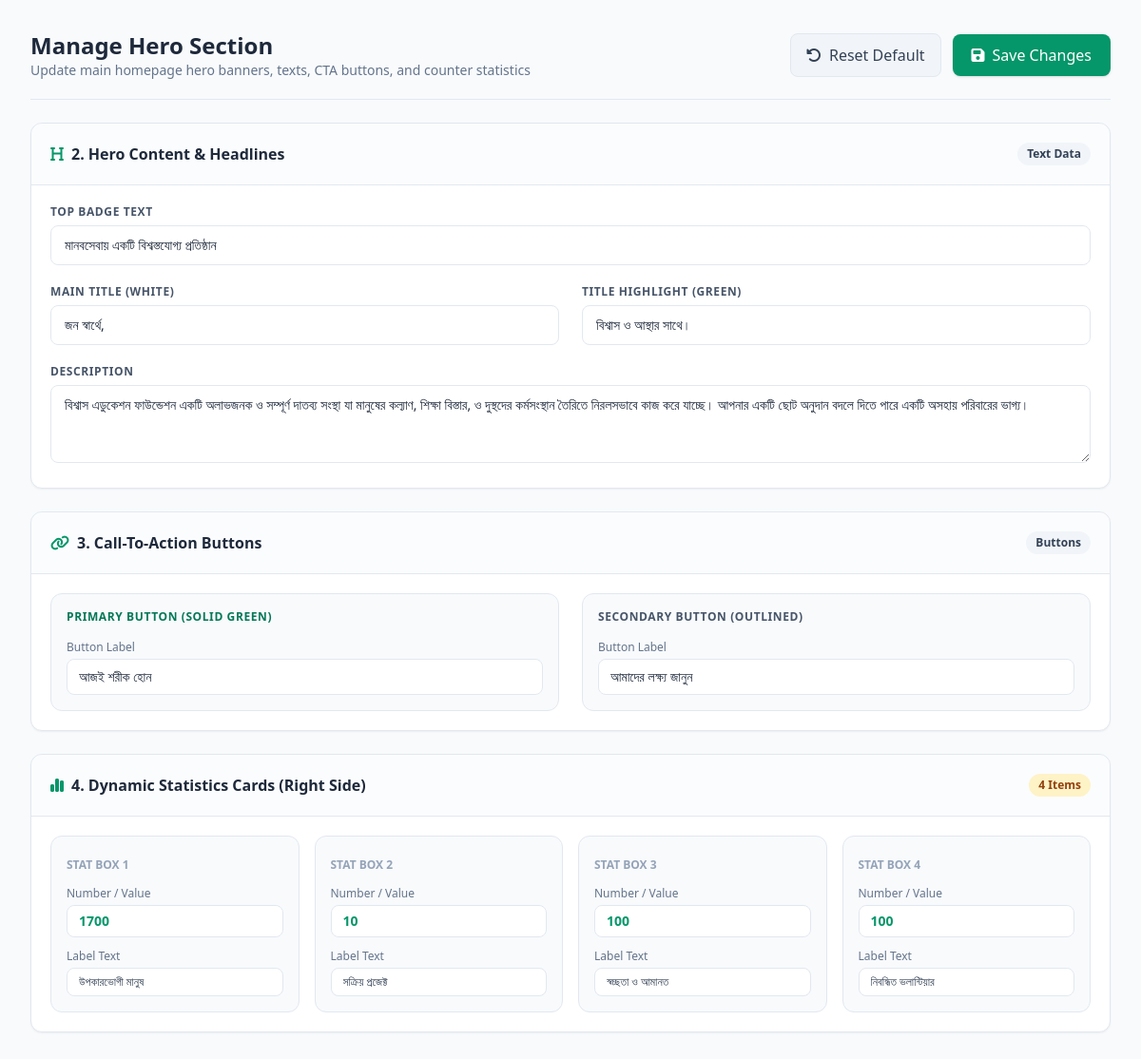
Page /admin/pages/hero_section.php on the committed database.
### tables this page shows
CREATE TABLE `hero_settings` (
  `id` int(11) NOT NULL,
  `badge_text` varchar(255) DEFAULT 'মানবসেবায় একটি বিশ্বস্তযোগ্য প্রতিষ্ঠান',
  `heading_title` varchar(255) DEFAULT 'জন স্বার্থে,',
  `heading_highlight` varchar(255) DEFAULT 'বিশ্বাস ও আস্থার সাথে।',
  `description` text DEFAULT NULL,
  `cta_primary_text` varchar(100) DEFAULT 'আজই শরীক হোন',
  `cta_secondary_text` varchar(100) DEFAULT 'আমাদের লক্ষ্য জানুন',
  `stat_1_number` varchar(50) DEFAULT '১৭০০+',
  `stat_1_label` varchar(100) DEFAULT 'উপকারভোগী মানুষ',
  `stat_2_number` varchar(50) DEFAULT '১০+',
  `stat_2_label` varchar(100) DEFAULT 'সক্রিয় প্রজেক্ট',
  `stat_3_number` varchar(50) DEFAULT '১০০%',
  `stat_3_label` varchar(100) DEFAULT 'স্বচ্ছতা ও আমানত',
  `stat_4_number` varchar(50) DEFAULT '১০০+',
  `stat_4_label` varchar(100) DEFAULT 'নিবন্ধিত ভলান্টিয়ার',
  `updated_at` timestamp NOT NULL DEFAULT current_timestamp() ON UPDATE current_timestamp()
);

### admin/pages/hero_section.php (the view, shortened to what this page needs)
<?php
include '../database/db.php';
mysqli_set_charset($db, "utf8mb4");
$result = mysqli_query($db, "SELECT * FROM hero_settings WHERE id = 1");
$hero = mysqli_fetch_assoc($result);
?>
<!DOCTYPE html>
<html lang="bn">
<head>
    <script src="https://cdn.tailwindcss.com"></script>
    <link rel="stylesheet" href="https://cdnjs.cloudflare.com/ajax/libs/font-awesome/6.4.0/css/all.min.css">
</head>
<body class="bg-slate-50 text-slate-800">
<div class="p-4 sm:p-6 lg:p-8 max-w-7xl mx-auto">
  <div class="mb-6 flex flex-col sm:flex-row sm:items-center sm:justify-between gap-4 border-b border-slate-200 pb-5">
    <div>
      <h2 class="text-2xl font-bold text-slate-800">Manage Hero Section</h2>
      <p class="text-sm text-slate-500">Update main homepage hero banners, texts, CTA buttons, and counter statistics</p>
    </div>
    <div class="flex items-center gap-3">
      <button type="submit" form="heroForm" name="action_reset" value="1" onclick="return confirm('Are you sure you want to reset all information to default?');" class="w-full sm:w-auto inline-flex items-center justify-center gap-2 bg-slate-100 hover:bg-slate-200 text-slate-700 font-medium px-4 py-2.5 rounded-lg border border-slate-200 transition-all cursor-pointer">
        <i class="fa-solid fa-rotate-left"></i>
        Reset Default
      </button>
      <button type="submit" form="heroForm" name="action_save" value="1" class="w-full sm:w-auto inline-flex items-center justify-center gap-2 bg-emerald-600 hover:bg-emerald-700 text-white font-medium px-5 py-2.5 rounded-lg shadow transition-all cursor-pointer">
        <i class="fa-solid fa-floppy-disk"></i>
        Save Changes
      </button>
    </div>
  </div>
  <form id="heroForm" action="" method="POST" class="space-y-6">
    <div class="bg-white rounded-xl border border-slate-200 shadow-sm overflow-hidden">
      <div class="p-5 border-b border-slate-200 bg-slate-50/50 flex items-center justify-between">
        <h3 class="font-bold text-slate-800 flex items-center gap-2">
          <i class="fa-solid fa-heading text-emerald-600"></i>
          2. Hero Content & Headlines
        </h3>
        <span class="text-xs bg-slate-100 text-slate-700 font-semibold px-2.5 py-1 rounded-full">Text Data</span>
      </div>
      <div class="p-5 space-y-5">
        <div>
          <label class="block text-xs font-semibold text-slate-600 uppercase tracking-wider mb-1.5">Top Badge Text</label>
          <input type="text" name="badge_text" value="<?php echo htmlspecialchars($hero['badge_text']); ?>" class="w-full text-sm bg-white border border-slate-200 rounded-lg px-3.5 py-2.5 text-slate-800 focus:outline-none focus:ring-2 focus:ring-emerald-500 focus:border-emerald-500">
        </div>
        <div class="grid grid-cols-1 md:grid-cols-2 gap-6">
          <div>
            <label class="block text-xs font-semibold text-slate-600 uppercase tracking-wider mb-1.5">Main Title (White)</label>
            <input type="text" name="heading_title" value="<?php echo htmlspecialchars($hero['heading_title']); ?>" class="w-full text-sm bg-white border border-slate-200 rounded-lg px-3.5 py-2.5 text-slate-800 focus:outline-none focus:ring-2 focus:ring-emerald-500 focus:border-emerald-500">
          </div>
          <div>
            <label class="block text-xs font-semibold text-slate-600 uppercase tracking-wider mb-1.5">Title Highlight (Green)</label>
            <input type="text" name="heading_highlight" value="<?php echo htmlspecialchars($hero['heading_highlight']); ?>" class="w-full text-sm bg-white border border-slate-200 rounded-lg px-3.5 py-2.5 text-slate-800 focus:outline-none focus:ring-2 focus:ring-emerald-500 focus:border-emerald-500">
          </div>
        </div>
        <div>
          <label class="block text-xs font-semibold text-slate-600 uppercase tracking-wider mb-1.5">Description</label>
          <textarea name="description" rows="3" class="w-full text-sm bg-white border border-slate-200 rounded-lg px-3.5 py-2.5 text-slate-800 focus:outline-none focus:ring-2 focus:ring-emerald-500 focus:border-emerald-500"><?php echo htmlspecialchars($hero['description']); ?></textarea>
        </div>
      </div>
    </div>
    <div class="bg-white rounded-xl border border-slate-200 shadow-sm overflow-hidden">
      <div class="p-5 border-b border-slate-200 bg-slate-50/50 flex items-center justify-between">
        <h3 class="font-bold text-slate-800 flex items-center gap-2">
          <i class="fa-solid fa-link text-emerald-600"></i>
          3. Call-To-Action Buttons
        </h3>
        <span class="text-xs bg-slate-100 text-slate-700 font-semibold px-2.5 py-1 rounded-full">Buttons</span>
      </div>
      <div class="p-5 grid grid-cols-1 md:grid-cols-2 gap-6">
        <div class="p-4 rounded-xl bg-slate-50 border border-slate-200 space-y-4">
          <span class="text-xs font-bold text-emerald-700 uppercase tracking-wider block">Primary Button (Solid Green)</span>
          <div>
            <label class="block text-xs text-slate-500 mb-1 font-medium">Button Label</label>
            <input type="text" name="cta_primary_text" value="<?php echo htmlspecialchars($hero['cta_primary_text']); ?>" class="w-full text-sm bg-white border border-slate-200 rounded-lg px-3 py-2 text-slate-800 focus:outline-none focus:ring-2 focus:ring-emerald-500">
          </div>
        </div>
        <div class="p-4 rounded-xl bg-slate-50 border border-slate-200 space-y-4">
          <span class="text-xs font-bold text-slate-600 uppercase tracking-wider block">Secondary Button (Outlined)</span>
          <div>
            <label class="block text-xs text-slate-500 mb-1 font-medium">Button Label</label>
            <input type="text" name="cta_secondary_text" value="<?php echo htmlspecialchars($hero['cta_secondary_text']); ?>" class="w-full text-sm bg-white border border-slate-200 rounded-lg px-3 py-2 text-slate-800 focus:outline-none focus:ring-2 focus:ring-emerald-500">
          </div>
        </div>
      </div>
    </div>
    <div class="bg-white rounded-xl border border-slate-200 shadow-sm overflow-hidden">
      <div class="p-5 border-b border-slate-200 bg-slate-50/50 flex items-center justify-between">
        <h3 class="font-bold text-slate-800 flex items-center gap-2">
          <i class="fa-solid fa-chart-simple text-emerald-600"></i>
          4. Dynamic Statistics Cards (Right Side)
        </h3>
        <span class="text-xs bg-amber-100 text-amber-800 font-semibold px-2.5 py-1 rounded-full">4 Items</span>
      </div>
      <div class="p-5 grid grid-cols-1 sm:grid-cols-2 lg:grid-cols-4 gap-4">
        <div class="p-4 bg-slate-50 border border-slate-200 rounded-xl space-y-3">
          <span class="text-xs font-bold text-slate-400 uppercase">Stat Box 1</span>
          <div>
            <label class="block text-xs text-slate-500 mb-1">Number / Value</label>
            <input type="number" name="stat_1_number" value="<?php echo htmlspecialchars($hero['stat_1_number']); ?>" class="w-full text-sm font-bold text-emerald-600 bg-white border border-slate-200 rounded-lg px-3 py-1.5 focus:outline-none focus:ring-2 focus:ring-emerald-500">
          </div>
          <div>
            <label class="block text-xs text-slate-500 mb-1">Label Text</label>
            <input type="text" name="stat_1_label" value="<?php echo htmlspecialchars($hero['stat_1_label']); ?>" class="w-full text-xs text-slate-700 bg-white border border-slate-200 rounded-lg px-3 py-1.5 focus:outline-none focus:ring-2 focus:ring-emerald-500">
          </div>
        </div>
        <div class="p-4 bg-slate-50 border border-slate-200 rounded-xl space-y-3">
          <span class="text-xs font-bold text-slate-400 uppercase">Stat Box 2</span>
          <div>
            <label class="block text-xs text-slate-500 mb-1">Number / Value</label>
            <input type="number" name="stat_2_number" value="<?php echo htmlspecialchars($hero['stat_2_number']); ?>" class="w-full text-sm font-bold text-emerald-600 bg-white border border-slate-200 rounded-lg px-3 py-1.5 focus:outline-none focus:ring-2 focus:ring-emerald-500">
          </div>
          <div>
            <label class="block text-xs text-slate-500 mb-1">Label Text</label>
            <input type="text" name="stat_2_label" value="<?php echo htmlspecialchars($hero['stat_2_label']); ?>" class="w-full text-xs text-slate-700 bg-white border border-slate-200 rounded-lg px-3 py-1.5 focus:outline-none focus:ring-2 focus:ring-emerald-500">
          </div>
        </div>
        <div class="p-4 bg-slate-50 border border-slate-200 rounded-xl space-y-3">
          <span class="text-xs font-bold text-slate-400 uppercase">Stat Box 3</span>
          <div>
            <label class="block text-xs text-slate-500 mb-1">Number / Value</label>
            <input type="number" name="stat_3_number" value="<?php echo htmlspecialchars($hero['stat_3_number']); ?>" class="w-full text-sm font-bold text-emerald-600 bg-white border border-slate-200 rounded-lg px-3 py-1.5 focus:outline-none focus:ring-2 focus:ring-emerald-500">
          </div>
          <div>
            <label class="block text-xs text-slate-500 mb-1">Label Text</label>
            <input type="text" name="stat_3_label" value="<?php echo htmlspecialchars($hero['stat_3_label']); ?>" class="w-full text-xs text-slate-700 bg-white border border-slate-200 rounded-lg px-3 py-1.5 focus:outline-none focus:ring-2 focus:ring-emerald-500">
          </div>
        </div>
        <div class="p-4 bg-slate-50 border border-slate-200 rounded-xl space-y-3">
          <span class="text-xs font-bold text-slate-400 uppercase">Stat Box 4</span>
          <div>
            <label class="block text-xs text-slate-500 mb-1">Number / Value</label>
            <input type="number" name="stat_4_number" value="<?php echo htmlspecialchars($hero['stat_4_number']); ?>" class="w-full text-sm font-bold text-emerald-600 bg-white border border-slate-200 rounded-lg px-3 py-1.5 focus:outline-none focus:ring-2 focus:ring-emerald-500">
          </div>
          <div>
            <label class="block text-xs text-slate-500 mb-1">Label Text</label>
            <input type="text" name="stat_4_label" value="<?php echo htmlspecialchars($hero['stat_4_label']); ?>" class="w-full text-xs text-slate-700 bg-white border border-slate-200 rounded-lg px-3 py-1.5 focus:outline-none focus:ring-2 focus:ring-emerald-500">
          </div>
        </div>
      </div>
    </div>
  </form>
</div>
</body>
</html>

### rows in the picture
hero_settings: badge_text "মানবসেবায় একটি বিশ্বস্তযোগ্য প্রতিষ্ঠান", heading_title "জন স্বার্থে,", heading_highlight "বিশ্বাস ও আস্থার সাথে।", description "বিশ্বাস এডুকেশন ফাউন্ডেশন একটি অলাভজনক ও সম্পূর্ণ দাতব্য সংস্থা যা মানুষের কল্যাণ, শিক্ষা বিস্তার, ও দুস্থদের কর্মসংস্থান তৈরিতে নিরলসভাবে কাজ করে যাচ্ছে। আপনার একটি ছোট অনুদান বদলে দিতে পারে একটি অসহায় পরিবারের ভাগ্য।", cta_primary_text "আজই শরীক হোন", cta_secondary_text "আমাদের লক্ষ্য জানুন", stat_1_number "1700", stat_1_label "উপকারভোগী মানুষ", stat_2_number "10", stat_2_label "সক্রিয় প্রজেক্ট", stat_3_number "100", stat_3_label "স্বচ্ছতা ও আমানত", stat_4_number "100", stat_4_label "নিবন্ধিত ভলান্টিয়ার"
